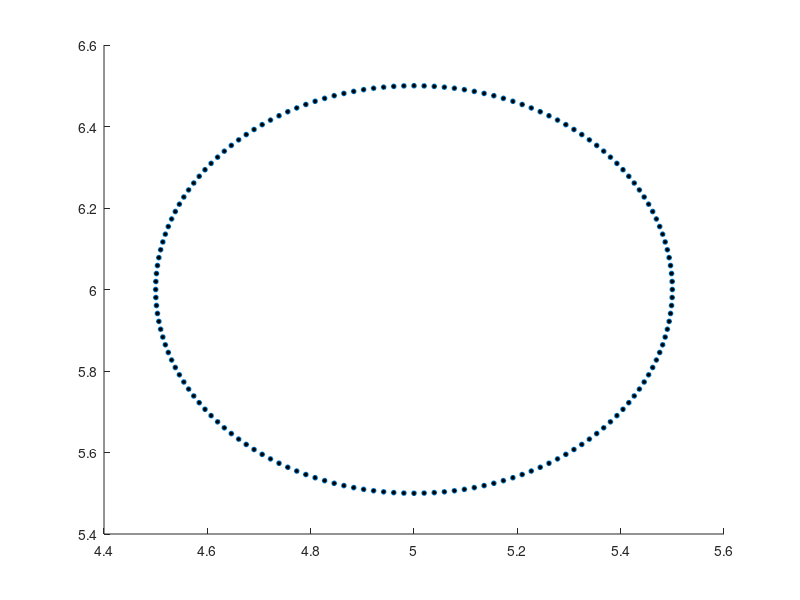

The MATLAB source for this figure: (Note: this script raises an error after producing the figure.)
clear all
clc

%%%%%%%%%%%%%%%%%    Grid   %%%%%%%%%%%%%%%%%%%%%         %%%% generic %%%%%
elementsx = 481;
elementsy = 289;
X = 20; %1.456832121;
Y = 12; %1.160353588;

dx = X/(elementsx-1);
dy = Y/(elementsy-1);
delta = (dx^2 + dy^2)^0.5;
[Grid(:,:,1),Grid(:,:,2)] = meshgrid(0:dx:X, 0:dy:Y);  %%%%%%   upside-down Y coordinate
Grid(:,:,3) = 0;        %%%%%% 3rd dimensions: X coord, Y coord, epsilon
%plot(Grid(:,:,1),Grid(:,:,2),'o')

%%%%%%%%%%%%%%%%   geometry    %%%%%%%%%%%%%%%%%%%%%
%%%%%%%%%%%   Geometry for Circle %%%%%%%%
R = 0.5;
h = 5; k = 6;
N = 160;

Geometry = zeros(N,6);
for i = 0:N
    Geometry(i+1,1) = h + R*cos(i*2*pi/N);% - pi/N);
    Geometry(i+1,2) = k - R*sin(i*2*pi/N);% - pi/N);
end
%%%%%%%%%%%%%%%%%%%%%%%%%%%%%%%%%%%%%%%%%%
% Geometry = textread('NACA651510.dat');
Geometry=unique(Geometry,'rows','stable');
N = length(Geometry);
figure(2)
scatter(Geometry(:,1),Geometry(:,2),12,'o' ,'MarkerFaceColor','k')
hold on;

%%%%%%%%%%%5    defining tolerance %%%%%%%%%
% vpa(dx)
% vpa(dy)
% vpa(((Geometry(1,1)-Geometry(2,1))^2 + (Geometry(1,2)-Geometry(2,2))^2)^0.5)
tolerance1 = 10e-11;
tolerance2 = 10e-9

%%%%%%%%%%%%%%%%%   identify boundary Grid points    %%%%%%%%%%%%%%%%      %%%% generic %%%%%

for i = 1:N
    [flag,Geometry(i,3),Geometry(i,4),Geometry(i,5),Geometry(i,6),Grid] =...
        incell(Geometry(i,1),Geometry(i,2),dx,dy,Grid);
end

boundary_address = find(ismember(Grid(:,:,3),0.5));        % finding positions of boundary points
boundary = Grid(boundary_address(:));
boundary(:,2) = Grid(boundary_address(:)+elementsx*elementsy);
scatter(Grid(boundary_address(:)),Grid(boundary_address(:)+elementsx*elementsy),15, 'x', 'MarkerFaceColor','k','LineWidth',1.5)

%%%%%%%%%%%%%%%   identifying those points inside boundary   %%%%%%%%%%%%%
%%%%%%%%%%%%   generic    %%%%%%%55

in = inpoly(boundary,Geometry(:,1:2));
in_address = find(ismember(in,1));
scatter(boundary(in_address(:),1),boundary(in_address(:),2),15,'x','MarkerFaceColor','g','LineWidth',1.5)

%%%%%%%%%%%%%%   closest point %%%%%%%     %%%%% can be made faster  %%%%
% p = 1; % variable just to plot
for i = 1:length(in_address)
    for j = 1:N
        dist = dist_ance(Geometry(j,1:2),boundary(in_address(i),1:2));
        if j == 1
            distmin = dist;
            boundary(in_address(i),3) = 1;    % marking point having no equvidistant points
            boundary(in_address(i),4) = j;    % storing index in "Circle" of closest point
            continue
        end
        if dist < distmin
            distmin = dist;
            boundary(in_address(i),3) = 1;    % marking point having no equvidistant points
            boundary(in_address(i),4) = j;    % storing index in "Circle" of closest point
        elseif dist == distmin
            boundary(in_address(i),3) = boundary(in_address(i),3) + 1;
            boundary(in_address(i),3+boundary(in_address(i),3)) = j;    % storing index in "Circle" of closest point
        end
    end
end

%%%%%%%%%   finding reflection of point about boundary at closest points    %%%%
%%%%% generic %%%%%
overlap = 0;
points = zeros(length(in_address),7);
for i = 1:length(in_address)
    k = boundary(in_address(i),3);
    k1 = boundary(in_address(i),4);
    kp1 = k1 + 1;
    km1 = k1 - 1;
    if k1 == 1
        km1 = N;
        kp1 = k1 + 1;
    elseif k1 == N
        kp1 = 1;
        km1 = k1 - 1;
    end
    % first calc tangent of slope
    x0 = boundary(in_address(i),1);   % simplifying 
    y0 = boundary(in_address(i),2);
    overlap = 0;
    if k == 1
        xdiff = Geometry(kp1,1)-Geometry(km1,1);
        ydiff = Geometry(kp1,2)-Geometry(km1,2);
        px = Geometry(k1,1);
        py = Geometry(k1,2);
    elseif mod(k,2) == 0   %%% j-1 point is found
        px1 = Geometry(boundary(in_address(i),3+0.5*k),1);
        py1 = Geometry(boundary(in_address(i),3+0.5*k),2);
        px2 = Geometry(boundary(in_address(i),4+0.5*k),1);
        py2 = Geometry(boundary(in_address(i),4+0.5*k),2);
        xdiff = px1-px2;
        ydiff = py1-py2;
        px = (px1 + px2)/2;
        py = (py1 + py2)/2; 
    else
        xdiff = Geometry(boundary(in_address(i),3+floor(0.5*k)),1)...
            -Geometry(boundary(in_address(i),5+floor(0.5*k)),1);
        ydiff = Geometry(boundary(in_address(i),3+floor(0.5*k)),2)...
            -Geometry(boundary(in_address(i),5+floor(0.5*k)),2);     
        px = Geometry(boundary(in_address(i),4+floor(0.5*k)),1);
        py = Geometry(boundary(in_address(i),4+floor(0.5*k)),2);
    end
    
    % slope of line ------ determining surface and interpolant points
    if and(xdiff ~=0,ydiff ~= 0)
        m = ydiff/xdiff;
        m2 = -1/m;
        % calc which side
        syms x y
        eqn1 = m*x - y == m*px - py;
        eqn2 = m2*x - y == m2*x0 - y0;
        [y1, x1] = solve([eqn1, eqn2], y, x);
        if m*x0 - y0 + py - m*px > 0
            syms x y
            eqn1 = m*x - y == m*px - py - delta*(((m^2) +1)^0.5);
            [y2, x2] = solve([eqn1, eqn2], y, x);
        elseif m*x0 - y0 + py - m*px < 0
            syms x y
            eqn1 = m*x - y == m*px - py + delta*(((m^2) +1)^0.5);
            [y2, x2] = solve([eqn1, eqn2], y, x);
        else
            x2 = x0;
            y2 = y0;
            overlap = 1;  %overlap
        end        
    elseif xdiff ==0
        m2 = 0;
        y1 = y0;
        x1 = px;
        y2 = y0;
        if px > x0            
            x2 = px + delta;
        elseif px < x0
            x2 = px - delta;
        else
            x2 = x0;
            overlap = 1;   %overlap
        end
    elseif ydiff ==0
        m = 0;
        x1 = x0;
        y1 = py;
        x2 = x0;
        if py > y0
            y2 = py + delta;
        elseif py < y0
            y2 = py - delta;
        else
            y2 = y0;
            overlap = 1;    %overlap
        end
    end
    %%%% checking gird point along perpendicular
    points(i,:) = [overlap x0 y0 x1 y1 x2 y2];
end

%%%%%% deleting overlapping points
exact_points = find(ismember(points(:,1),1));
if isempty(exact_points) == 0
    %%%%%%%%%%%%%% insert checking for line overlap of band-boundary-forcing
    %%%%%%%%%%%%%% point and a Grid point
    points(exact_points(:),4:5)=zeros(length(exact_points),2);
    l = 1;
    for i = 1:length(exact_points)
        [tf, found1] = ismemberf(points(exact_points(i),2:3),points(:,4:5),'row','tol',tolerance2);
        points(exact_points(i),:)=[];        
    end
end
scatter(points(:,4), points(:,5),15, 's', 'MarkerFaceColor', 'r');
scatter(points(:,6), points(:,7),17, 'd', 'MarkerFaceColor', 'r');
xlim([(4.5-delta) (5.5+delta)]);
ylim([(5.5-delta) (6.5+delta)]);
set(gca,'GridLineStyle','-','XColor', [0.9 0.9 0.9],'YColor', [0.9 0.9 0.9]...
    ,'XTick',0:dx:X,'YTick',0:dy:Y)
set(gcf,'PaperUnits','inches','PaperPosition',[0 0 6.75 6]);
grid on;
print -dpng regular_interpolation.png -r800;

fileID = fopen('XY_in.dat','w');
for ii = 1:length(points)
    fprintf(fileID,'%12.8f\t',points(ii,2:3));
    fprintf(fileID,'\r\n');
end
fclose(fileID);

fileID = fopen('XY_on.dat','w');
for ii = 1:length(points)
    fprintf(fileID,'%12.8f\t',points(ii,4:5));
    fprintf(fileID,'\r\n');
end
fclose(fileID);

fileID = fopen('XY_out.dat','w');
for ii = 1:length(points)
    fprintf(fileID,'%12.8f\t',points(ii,6:7));
    fprintf(fileID,'\r\n');
end
fclose(fileID);